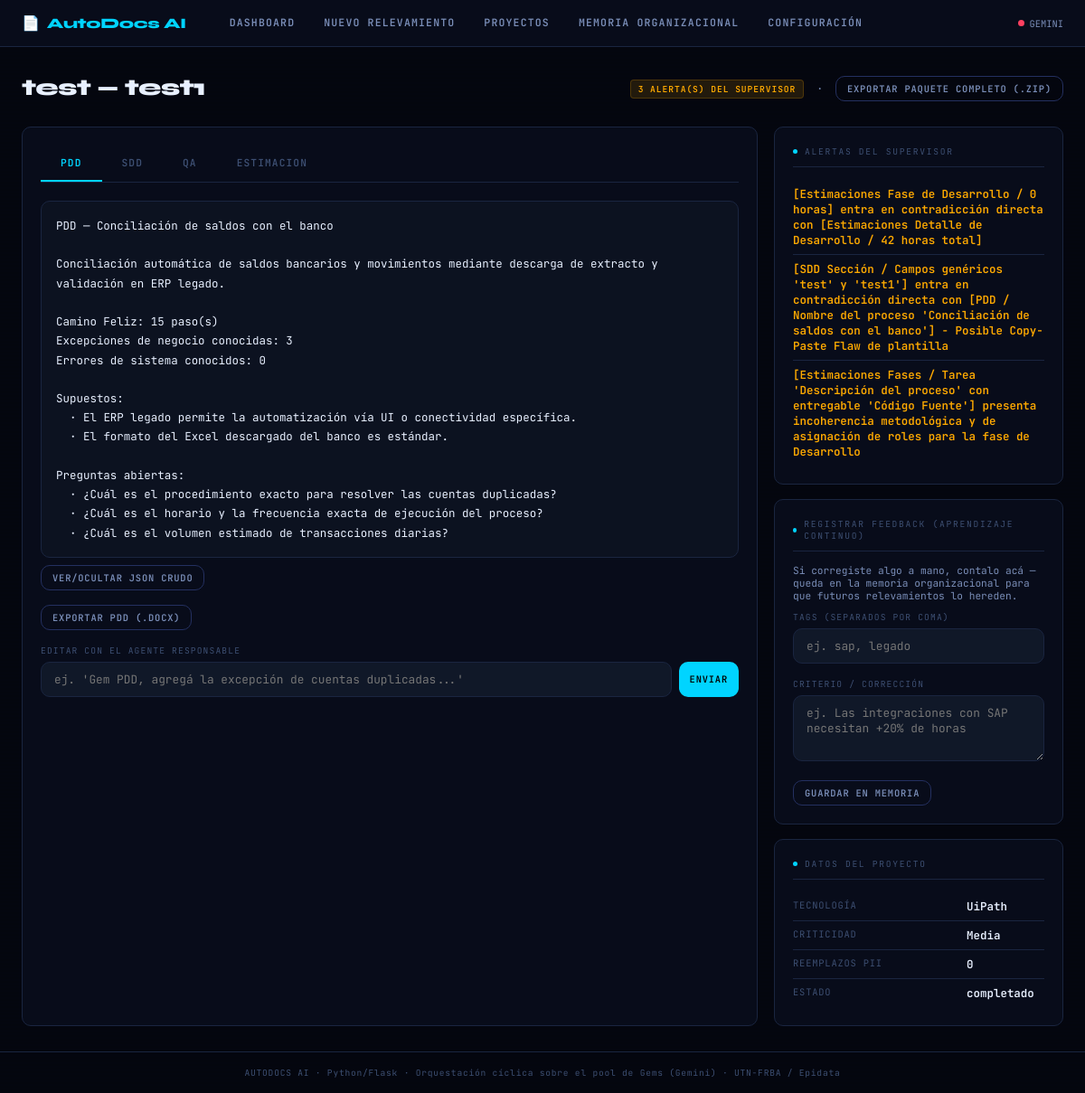
Screenshot of /resultado/16 with the database file from the repository.
### tables this page shows
CREATE TABLE proyectos (
    id                      INTEGER PRIMARY KEY AUTOINCREMENT,
    cliente                 TEXT NOT NULL,
    proceso                 TEXT NOT NULL,
    tecnologia              TEXT,       -- UiPath / Power Automate / Rocketbot / Make.com...
    criticidad              TEXT,       -- Baja / Media / Alta
    presupuesto_hs          REAL,
    analista                TEXT,
    transcripcion_original  TEXT,
    transcripcion_sanitizada TEXT,
    reemplazos_pii          INTEGER DEFAULT 0,
    flujo_estructurado      TEXT,       -- JSON: salida del Agente de Ingesta
    estado                  TEXT DEFAULT 'borrador',  -- borrador|procesando|completado|frenado|error
    motivo_freno            TEXT,       -- si estado = 'frenado' (Límite Operativo de Entrada)
    creado                  TEXT DEFAULT CURRENT_TIMESTAMP,
    actualizado             TEXT DEFAULT CURRENT_TIMESTAMP
);

CREATE TABLE documentos (
    id          INTEGER PRIMARY KEY AUTOINCREMENT,
    proyecto_id INTEGER NOT NULL REFERENCES proyectos(id),
    tipo        TEXT NOT NULL,   -- PDD | SDD | QA | ESTIMACION
    contenido   TEXT,
    version     INTEGER DEFAULT 1,
    creado      TEXT DEFAULT CURRENT_TIMESTAMP
);

CREATE TABLE alertas (
    id          INTEGER PRIMARY KEY AUTOINCREMENT,
    proyecto_id INTEGER NOT NULL REFERENCES proyectos(id),
    tipo        TEXT,     -- cobertura | consistencia
    mensaje     TEXT,
    resuelta    INTEGER DEFAULT 0,
    creado      TEXT DEFAULT CURRENT_TIMESTAMP
);

### ui/app.py (the view)
    @app.route("/resultado/<int:proyecto_id>")
    def resultado(proyecto_id):
        proyecto = ProyectoRepository.get(proyecto_id)
        if not proyecto:
            return redirect(url_for("proyectos"))
        documentos = ProyectoRepository.get_documentos(proyecto_id)
        alertas = ProyectoRepository.get_alertas(proyecto_id)
        resumen_estimacion = None
        if "ESTIMACION" in documentos:
            data_est = EstimacionService.parsear(documentos["ESTIMACION"]["contenido"])
            resumen_estimacion = EstimacionService.resumen_legible(data_est)
        resumen_pdd = None
        if "PDD" in documentos:
            resumen_pdd = PddService.resumen_legible(PddService.parsear(documentos["PDD"]["contenido"]))
        resumen_sdd = None
        if "SDD" in documentos:
            resumen_sdd = SddService.resumen_legible(SddService.parsear(documentos["SDD"]["contenido"]))
        return render_template(
            "resultado.html",
            proyecto=proyecto,
            documentos=documentos,
            tipos=_TIPOS_DOC,
            alertas=alertas,
            resumen_estimacion=resumen_estimacion,
            resumen_pdd=resumen_pdd,
            resumen_sdd=resumen_sdd,
        )

### core/db.py (called while the page is built)
def get_conn() -> sqlite3.Connection:
    DB_PATH.parent.mkdir(exist_ok=True)
    conn = sqlite3.connect(DB_PATH)
    conn.row_factory = sqlite3.Row
    conn.execute("PRAGMA foreign_keys = ON")
    return conn

### repositories/proyecto_repository.py (called while the page is built)
    @staticmethod
    def get(proyecto_id: int) -> dict | None:
        conn = get_conn()
        row = conn.execute("SELECT * FROM proyectos WHERE id = ?", (proyecto_id,)).fetchone()
        conn.close()
        return dict(row) if row else None

    @staticmethod
    def get_documentos(proyecto_id: int) -> dict:
        conn = get_conn()
        rows = conn.execute(
            """SELECT d.* FROM documentos d
               INNER JOIN (
                 SELECT tipo, MAX(version) mv FROM documentos
                 WHERE proyecto_id = ? GROUP BY tipo
               ) top ON d.tipo = top.tipo AND d.version = top.mv
               WHERE d.proyecto_id = ?""",
            (proyecto_id, proyecto_id),
        ).fetchall()
        conn.close()
        return {r["tipo"]: dict(r) for r in rows}

    @staticmethod
    def get_alertas(proyecto_id: int) -> list:
        conn = get_conn()
        rows = conn.execute(
            "SELECT * FROM alertas WHERE proyecto_id = ? ORDER BY id ASC", (proyecto_id,)
        ).fetchall()
        conn.close()
        return [dict(r) for r in rows]

### services/estimacion_service.py (called while the page is built)
    @staticmethod
    def _num(v) -> float:
        try:
            return float(str(v).replace(",", "."))
        except (TypeError, ValueError):
            return 0.0

    @staticmethod
    def horas_totales(data: dict) -> float:
        return sum(EstimacionService._num(f.get("horas")) for f in data.get("fases", [])
                   if isinstance(f, dict))

### services/pdd_service.py (called while the page is built, shortened)
    @staticmethod
    def parsear(texto_respuesta: str) -> dict:
        limpio = re.sub(r"^```(?:json)?|```$", "", texto_respuesta.strip(), flags=re.MULTILINE).strip()
        data = None
        try:
            data = json.loads(limpio)
        except (json.JSONDecodeError, TypeError):
            match = re.search(r"\{.*\}", texto_respuesta, re.DOTALL)
            if match:
                try:
                    data = json.loads(match.group(0))
                except (json.JSONDecodeError, TypeError):
                    data = None
        for k, v in _ESQUELETO_VACIO.items():
            data.setdefault(k, v)
        return data

### services/sdd_service.py (called while the page is built, shortened)
def _normalizar_wrapper(data: dict) -> dict:
    if data.get("nombre_robot") or data.get("archivos_flujo") or data.get("packages"):
        return _sanear_plano(dict(data))

### ui/templates/resultado.html (shortened to what this page needs)
{% extends "base.html" %}
{% block content %}
<div class="page-header">
  <h1>{{ proyecto.cliente }} — {{ proyecto.proceso }}</h1>
  <p>
    {% if alertas %}
      <span class="tag tag-amber">{{ alertas|length }} alerta(s) del Supervisor</span>
    {% else %}
      <span class="tag tag-green">Sin alertas de consistencia</span>
    {% endif %}
    &nbsp;·&nbsp;
    <a href="/export/{{ proyecto.id }}/paquete" class="btn btn-secondary btn-sm">Exportar paquete completo (.zip)</a>
  </p>
</div>
<div class="grid-2" style="grid-template-columns: 1fr 320px; gap:18px;">
  <div class="panel">
    <div class="tab-bar" id="tab-bar">
      {% for t in tipos %}
      <button class="tab-btn {% if loop.first %}active{% endif %}" onclick="mostrarTab('{{ t }}')">{{ t }}</button>
      {% endfor %}
    </div>
    {% for t in tipos %}
    <div class="tab-panel {% if loop.first %}active{% endif %}" id="panel-{{ t }}">
      {% if t in ['ESTIMACION', 'PDD', 'SDD'] %}
        {% set resumen = resumen_estimacion if t == 'ESTIMACION' else (resumen_pdd if t == 'PDD' else resumen_sdd) %}
        <div class="result-box {% if not documentos.get(t) %}empty{% endif %}" id="resumen-{{ t }}">{{ resumen or 'Esta Gem todavía no generó contenido para este proyecto.' }}</div>
        <button type="button" class="btn btn-secondary btn-sm mt-2" onclick="toggleJson('{{ t }}')">Ver/ocultar JSON crudo</button>
      {% else %}
        <div class="result-box {% if not documentos.get(t) %}empty{% endif %}" id="contenido-{{ t }}">{{ documentos.get(t, {}).get('contenido', 'Esta Gem todavía no generó contenido para este proyecto.') }}</div>
      {% endif %}
      <div class="flex gap-2 mt-4 wrap">
        <a href="/export/{{ proyecto.id }}/{{ t }}" class="btn btn-secondary btn-sm">
          Exportar {{ t }} ({% if t in ['PDD','SDD'] %}.docx{% else %}.xlsx{% endif %})
        </a>
      </div>
      <div class="field mt-4">
        <label>Editar con el agente responsable</label>
        <div class="flex gap-2">
          <input type="text" id="editar-{{ t }}" placeholder="ej. 'Gem {{ t }}, agregá la excepción de cuentas duplicadas...'">
          <button class="btn btn-primary btn-sm" onclick="editarDocumento('{{ t }}')">Enviar</button>
        </div>
      </div>
    </div>
    {% endfor %}
  </div>
  <div class="flex flex-col gap-4">
    <div class="panel">
      <div class="panel-title"><span class="dot"></span>Alertas del Supervisor</div>
      {% if alertas %}
        {% for a in alertas %}
        <div class="kv"><div class="kv-val" style="color:var(--amber)">{{ a.mensaje }}</div></div>
        {% endfor %}
      {% else %}
        <p class="result-box empty">Sin observaciones de consistencia entre PDD, SDD, QA y Estimación.</p>
      {% endif %}
    </div>
    <div class="panel">
      <div class="panel-title"><span class="dot"></span>Registrar feedback (Aprendizaje continuo)</div>
      <p style="font-size:.7rem; color:var(--text-mid); margin-bottom:10px;">
        Si corregiste algo a mano, contalo acá — queda en la memoria organizacional para
        que futuros relevamientos lo hereden.
      </p>
      <div class="field">
        <label>Tags (separados por coma)</label>
        <input type="text" id="feedback-tags" placeholder="ej. sap, legado">
      </div>
      <div class="field">
        <label>Criterio / corrección</label>
        <textarea id="feedback-texto" rows="3" placeholder="ej. Las integraciones con SAP necesitan +20% de horas"></textarea>
      </div>
      <button class="btn btn-secondary btn-sm" onclick="registrarFeedback()">Guardar en memoria</button>
    </div>
    <div class="panel">
      <div class="panel-title"><span class="dot"></span>Datos del proyecto</div>
      <div class="kv"><div class="kv-key">Tecnología</div><div class="kv-val">{{ proyecto.tecnologia or '—' }}</div></div>
      <div class="kv"><div class="kv-key">Criticidad</div><div class="kv-val">{{ proyecto.criticidad or '—' }}</div></div>
      <div class="kv"><div class="kv-key">Reemplazos PII</div><div class="kv-val">{{ proyecto.reemplazos_pii }}</div></div>
      <div class="kv"><div class="kv-key">Estado</div><div class="kv-val">{{ proyecto.estado }}</div></div>
    </div>
  </div>
</div>
{% endblock %}

### ui/templates/base.html (style rules this page uses)
:root { --bg-void: #04060f; --bg-panel: #080c1a; --bg-card: #0c1220; --bg-input: #101828; --border: #1a2540; --border-hi: #243060; --cyan: #00d4ff; --cyan-dim: #007da0; --green: #00e87a; --green-dim: #006635; --red: #ff4060; --amber: #ffaa00; --text-hi: #e8f0ff; --text-mid: #7a8eb8; --text-lo: #3d4f72; --mono: 'JetBrains Mono', monospace; --display: 'Syne', sans-serif; --radius: 10px; --glow-c: 0 0 20px rgba(0,212,255,.18); --glow-g: 0 0 20px rgba(0,232,122,.18); }
*, *::before, *::after { box-sizing: border-box; margin: 0; padding: 0; }
html { scroll-behavior: smooth; }
body { font-family: var(--mono); background: var(--bg-void); color: var(--text-hi); min-height: 100vh; display: flex; flex-direction: column; background-image: repeating-linear-gradient(0deg, transparent, transparent 2px, rgba(0,0,0,.08) 2px, rgba(0,0,0,.08) 4px); }
.page-header { margin-bottom: 28px; display: flex; align-items: flex-end; justify-content: space-between; gap: 16px; flex-wrap: wrap; }
.page-header h1 { font-family: var(--display); font-size: 1.6rem; font-weight: 800; color: var(--text-hi); letter-spacing: -.03em; }
.page-header p { font-size: .72rem; color: var(--text-mid); margin-top: 4px; }
.panel { background: var(--bg-panel); border: 1px solid var(--border); border-radius: var(--radius); padding: 20px; }
.panel-title { font-size: .6rem; letter-spacing: .18em; text-transform: uppercase; color: var(--text-lo); margin-bottom: 14px; padding-bottom: 10px; border-bottom: 1px solid var(--border); display: flex; align-items: center; gap: 8px; }
.panel-title .dot { width: 5px; height: 5px; border-radius: 50%; background: var(--cyan); }
.grid-2 { display: grid; grid-template-columns: 1fr 1fr; gap: 18px; }
input, select, textarea { width: 100%; background: var(--bg-input); border: 1px solid var(--border); border-radius: var(--radius); color: var(--text-hi); font-family: var(--mono); font-size: .8rem; padding: 10px 14px; transition: border-color .2s, box-shadow .2s; outline: none; }
label { display: block; font-size: .6rem; letter-spacing: .12em; text-transform: uppercase; color: var(--text-lo); margin-bottom: 6px; }
.field { margin-bottom: 16px; }
.btn { font-family: var(--mono); font-size: .72rem; font-weight: 600; letter-spacing: .08em; text-transform: uppercase; border: none; border-radius: var(--radius); padding: 10px 20px; cursor: pointer; transition: all .18s; display: inline-flex; align-items: center; gap: 8px; text-decoration: none; }
.btn-primary { background: var(--cyan); color: #000; }
.btn-secondary { background: transparent; border: 1px solid var(--border-hi); color: var(--text-mid); }
.btn-sm { padding: 6px 12px; font-size: .65rem; }
.tag { display: inline-block; font-size: .6rem; letter-spacing: .1em; text-transform: uppercase; padding: 3px 8px; border-radius: 4px; font-weight: 600; }
.tag-amber { background: rgba(255,170,0,.12); color: var(--amber); border: 1px solid rgba(255,170,0,.2); }
.result-box { background: var(--bg-card); border: 1px solid var(--border); border-radius: var(--radius); padding: 16px; font-size: .78rem; line-height: 1.7; color: var(--text-hi); white-space: pre-wrap; word-break: break-word; min-height: 80px; max-height: 460px; overflow-y: auto; }
.kv { display: flex; gap: 12px; padding: 7px 0; border-bottom: 1px solid var(--border); }
.kv:last-child { border-bottom: none; }
.kv-key { flex: 0 0 180px; font-size: .65rem; color: var(--text-lo); text-transform: uppercase; letter-spacing: .08em; }
.kv-val { flex: 1; font-size: .78rem; color: var(--text-hi); font-weight: 600; }
.tab-bar { display: flex; gap: 0; border-bottom: 1px solid var(--border); margin-bottom: 20px; overflow-x: auto; }
.tab-btn { font-family: var(--mono); font-size: .7rem; font-weight: 600; letter-spacing: .1em; text-transform: uppercase; padding: 12px 22px; background: transparent; border: none; border-bottom: 2px solid transparent; color: var(--text-lo); cursor: pointer; transition: all .15s; white-space: nowrap; }
.tab-btn.active { color: var(--cyan); border-bottom-color: var(--cyan); }
.tab-panel { display: none; }
.tab-panel.active { display: block; }
.mt-2 { margin-top: 8px; }
.mt-4 { margin-top: 16px; }
.flex { display: flex; }
.flex-col { flex-direction: column; }
.gap-2 { gap: 8px; }
.gap-4 { gap: 16px; }
.wrap { flex-wrap: wrap; }

### rows the page displays
proyectos: cliente "test", proceso "test1", tecnologia "UiPath", criticidad "Media", reemplazos_pii "0", estado "completado"
documentos: tipo "PDD", resumen "PDD — Conciliación de saldos con el banco Conciliación automática de saldos bancarios y movimientos mediante descarga de extracto y validación en ERP legado. Camino Feliz: 15 paso(s) Excepciones de negocio conocidas: 3 Errores de sistema conocidos: 0 Supuestos: · El ERP legado permite la automatización vía UI o conectividad específica. · El formato del Excel descargado del banco es estándar. Preguntas abiertas: · ¿Cuál es el procedimiento exacto para resolver las cuentas duplicadas? · ¿Cuál es el horario y la frecuencia exacta de ejecución del proceso? · ¿Cuál es el volumen estimado de transacciones diarias?", t "ej. 'Gem PDD, agregá la excepción de cuentas duplicadas...'"
documentos: tipo "SDD"
documentos: tipo "ESTIMACION"
alertas: mensaje "[Estimaciones Fase de Desarrollo / 0 horas] entra en contradicción directa con [Estimaciones Detalle de Desarrollo / 42 horas total]"
alertas: mensaje "[SDD Sección / Campos genéricos 'test' y 'test1'] entra en contradicción directa con [PDD / Nombre del proceso 'Conciliación de saldos con el banco'] - Posible Copy-Paste Flaw de plantilla"
alertas: mensaje "[Estimaciones Fases / Tarea 'Descripción del proceso' con entregable 'Código Fuente'] presenta incoherencia metodológica y de asignación de roles para la fase de Desarrollo"

### other values shown
{{ alertas|length }} "3"
{{ t }} "QA"
